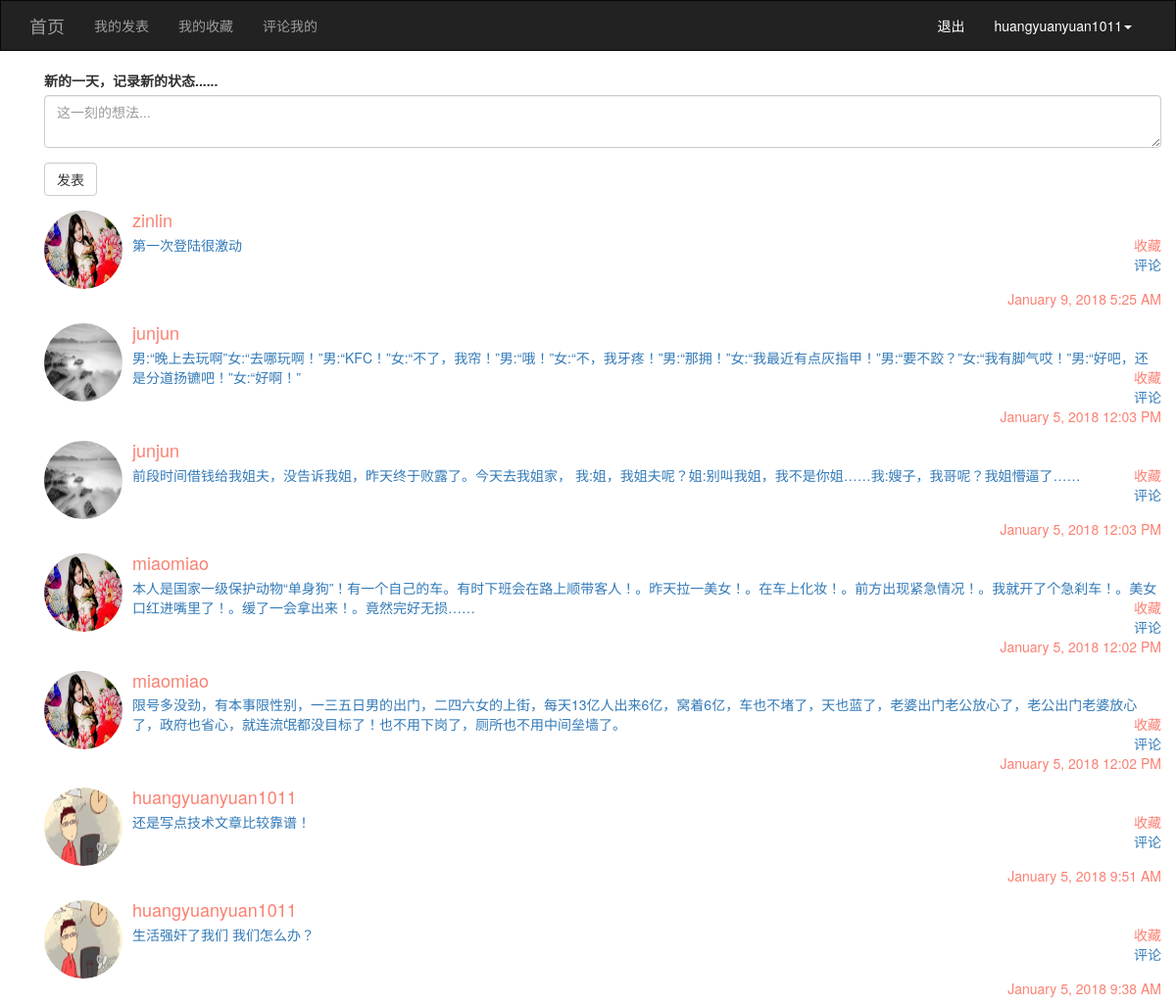
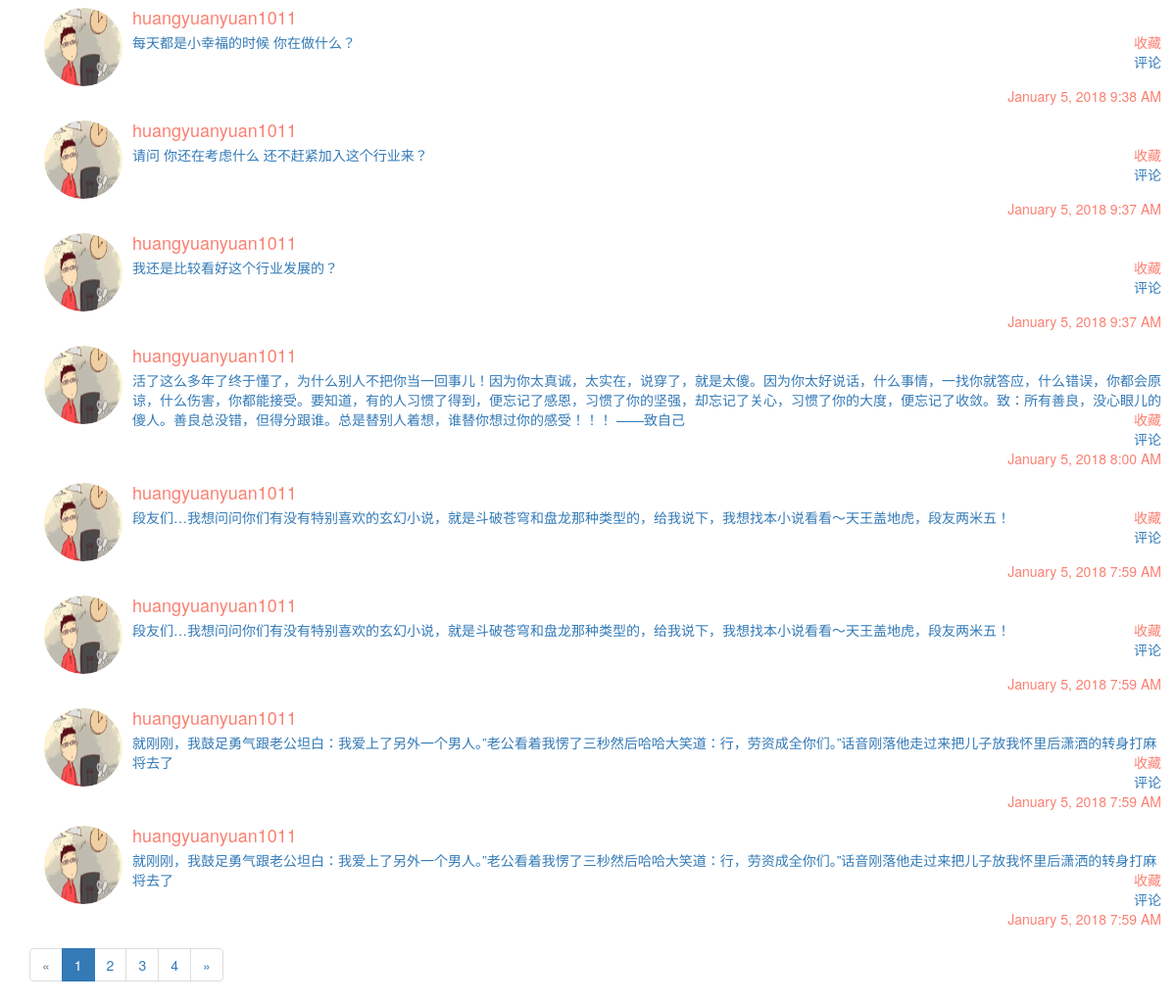
The page / (signed in) on the database its author committed (2 pictures, top to bottom).
### app/models/user.py (models this page shows, shortened)
class User(db.Model,UserMixin):
    __tablename__="users"
    id = db.Column(db.Integer,primary_key=True)
    username=db.Column(db.String(32),unique=True)
    password_hash=db.Column(db.String(128))
    email=db.Column(db.String(64),unique=True)
    confirm =db.Column(db.Boolean,default=False)
    icon = db.Column(db.String(64),default="default.jpg")
    posts = db.relationship('Posts',backref='user',lazy="dynamic")
    favorites = db.relationship('Posts',secondary="collections",
                                backref=db.backref("users", lazy="dynamic"), lazy="dynamic")
    @property
    def password(self):
        raise AttributeError('密码是不可读属性')
    def is_favorite(self,pid):
        favorites = self.favorites.all()
        posts=list(filter(lambda p: p.id==pid ,favorites))
        if len(posts)>0:
            return True
        return False

### app/models/posts.py (models this page shows)
class Posts(db.Model):
    __tablename__="posts"
    id = db.Column(db.Integer,primary_key=True)
    rid = db.Column(db.Integer,default=0,index=True)
    content = db.Column(db.Text)
    timestamp = db.Column(db.DateTime,default=datetime.utcnow)
    uid = db.Column(db.Integer,db.ForeignKey('users.id'))

### app/views/main.py (the view)
@main.route("/",methods=['POST','GET'])
@login_required
def index():
    form = PostForm()
    if form.validate_on_submit():
        u = current_user._get_current_object()
        p = Posts(content=form.content.data,user=u)
        db.session.add(p)
        return redirect(url_for('main.index'))
    page = request.args.get('page', 1, type=int)
    pagination = Posts.query.filter_by(rid=0).order_by(Posts.timestamp.desc()).paginate(page, per_page=15,
                                                                                        error_out=False)
    posts = pagination.items
    return render_template("main/index.html",form=form,posts=posts,pagination=pagination)

### app/forms/posts.py
class PostForm(FlaskForm):
    content = TextAreaField("新的一天，记录新的状态......",render_kw={"placeholder":"这一刻的想法..."},
                            validators=[Length(6,500,message="输入的字段限制在6--500字以内")])
    submit = SubmitField('发表')

### app/models/user.py (called while the page is built)
@login_manager.user_loader
def load_user(uid):
    return User.query.get(int(uid))

### app/templates/main/index.html (shortened to what this page needs)
{% extends "common/base.html" %}
{% from "common/macro.html" import pagination_show %}
{% block page_content %}
    <div class="container">
        {{ wtf.quick_form(form) }}
        {% for p in posts %}
            <div class="media">
                <div class="media-left">
                    <a href="#">
                        <img class="media-object" src="{{ url_for('static',filename = 'upload/'+p.user.icon) }}"
                             alt="头像" style="width: 80px; height: 80px;border-radius: 64px">
                    </a>
                </div>
                <div class="media-body">
                    <h4 class="media-heading" style="color: salmon">{{ p.user.username }}</h4>
                    <a href="{{ url_for('posts.comment', id=p.id) }}">{{ p.content }}</a>
                    {% if current_user.is_authenticated %}
                    <div class="collect"  url="{{ url_for('posts.collect',pid=p.id) }}" style=" color: salmon;cursor: pointer;float: right">{% if current_user.is_favorite(p.id) %}已收藏{% else %}收藏{% endif %}</div><br/>
                        <div style="color: salmon;cursor: pointer;float: right"><a href="{{ url_for('posts.comment',id=p.id) }}">评论</a></div><br/>
                    {% endif %}
                </div>
                <div style="float: right;color: salmon;cursor: pointer;"> {{ moment(p.timestamp).format('LLL') }}</div>
            </div>
        {% endfor %}
    </div>
{{ pagination_show(pagination,'main.index') }}
{% endblock %}

### app/templates/common/base.html (shortened to what this page needs)
{% extends "bootstrap/base.html" %}
{% import "bootstrap/wtf.html" as wtf %}
{% block navbar %}
    <nav class="navbar navbar-inverse" style="border-radius: 0px;">
        <div class="container">
            <div class="navbar-header">
                <a class="navbar-brand" href="{{ url_for('main.index') }}">首页</a>
            </div>
            <div class="collapse navbar-collapse">
                <ul class="nav navbar-nav">
                    <li><a href="{{ url_for('posts.mine_publish') }}">我的发表</a></li>
                    <li><a href="{{ url_for('posts.mine_collect') }}">我的收藏</a></li>
                    <li><a href="{{ url_for('posts.comment_my') }}">评论我的</a></li>
                </ul>
                <ul class="nav navbar-nav navbar-right">
                    {% if current_user.is_authenticated %}
                        <li><a style="color: white" href="{{ url_for('user.logout') }}">退出</a></li>
                        <li class="dropdown">
                            <a style="color: white" href="#" class="dropdown-toggle" data-toggle="dropdown"
                               role="button" aria-haspopup="true"
                               aria-expanded="false">{{ current_user.username }}<span class="caret"></span></a>
                            {% else %}
                        <li><a href="{{ url_for('user.register') }}">注册</a></li>
                        <li><a href="{{ url_for('user.login') }}">登录</a></li>
                    {% endif %}
                </ul>
            </div>
        </div>
    </nav>
{% endblock %}
{% block content %}
    <div class="container">
        {% block page_content %}默认内容{% endblock %}
    </div>
{% endblock %}

### app/templates/common/macro.html
{% macro pagination_show(pagination, endpoint) %}
    <nav aria-label="Page navigation">
        <ul class="pagination">
            <li {% if not pagination.has_prev %}class="disabled"{% endif %}>
                <a href="{% if pagination.has_prev %}{{ url_for(endpoint, page=pagination.prev_num, **kwargs) }}{% else %}#{% endif %}" aria-label="Previous">
                    <span aria-hidden="true">&laquo;</span>
                </a>
            </li>
            {% for p in pagination.iter_pages() %}
                {% if p %}
                    <li {% if pagination.page == p %}class="active"{% endif %}>
                        <a href="{{ url_for(endpoint, page=p, **kwargs) }}">{{ p }}</a></li>
                {% else %}
                    <li><a href="#">&hellip;</a></li>
                {% endif %}
            {% endfor %}
            <li {% if not pagination.has_next %}class="disabled"{% endif %}>
                <a href="{% if pagination.has_next %}{{ url_for(endpoint, page=pagination.next_num, **kwargs) }}{% else %}#{% endif %}" aria-label="Next">
                    <span aria-hidden="true">&raquo;</span>
                </a>
            </li>
        </ul>
    </nav>
{% endmacro %}

### rows shown on the page
User: username "huangyuanyuan1011"
Posts: icon (placeholder picture), user.username "zinlin", content "第一次登陆很激动", shows "收藏", timestamp "January 9, 2018 5:25 AM"
Posts: icon (picture), user.username "junjun", content "男:“晚上去玩啊”女:“去哪玩啊！”男:“KFC！”女:“不了，我帘！”男:“哦！”女:“不，我牙疼！”男:“那拥！”女:“我最近有点灰指甲！”男:“要不跤？”女:“我有脚气哎！”男:“好吧，还是分道扬镳吧！”女:“好啊！”", shows "收藏", timestamp "January 5, 2018 12:03 PM"
Posts: icon (picture), user.username "junjun", content "前段时间借钱给我姐夫，没告诉我姐，昨天终于败露了。今天去我姐家， 我:姐，我姐夫呢？姐:别叫我姐，我不是你姐……我:嫂子，我哥呢？我姐懵逼了……", shows "收藏", timestamp "January 5, 2018 12:03 PM"
Posts: icon (placeholder picture), user.username "miaomiao", content "本人是国家一级保护动物“单身狗”！有一个自己的车。有时下班会在路上顺带客人！。昨天拉一美女！。在车上化妆！。前方出现紧急情况！。我就开了个急刹车！。美女口红进嘴里了！。缓了一会拿出来！。竟然完好无损……", shows "收藏", timestamp "January 5, 2018 12:02 PM"
Posts: icon (placeholder picture), user.username "miaomiao", content "限号多没劲，有本事限性别，一三五日男的出门，二四六女的上街，每天13亿人出来6亿，窝着6亿，车也不堵了，天也蓝了，老婆出门老公放心了，老公出门老婆放心了，政府也省心，就连流氓都没目标了！也不用下岗了，厕所也不用中间垒墙了。", shows "收藏", timestamp "January 5, 2018 12:02 PM"
Posts: icon (picture), user.username "huangyuanyuan1011", content "还是写点技术文章比较靠谱！", shows "收藏", timestamp "January 5, 2018 9:51 AM"
Posts: icon (picture), user.username "huangyuanyuan1011", content "生活强奸了我们 我们怎么办？", shows "收藏", timestamp "January 5, 2018 9:38 AM"
Posts: icon (picture), user.username "huangyuanyuan1011", content "每天都是小幸福的时候 你在做什么？", shows "收藏", timestamp "January 5, 2018 9:38 AM"
Posts: icon (picture), user.username "huangyuanyuan1011", content "请问 你还在考虑什么 还不赶紧加入这个行业来？", shows "收藏", timestamp "January 5, 2018 9:37 AM"
Posts: icon (picture), user.username "huangyuanyuan1011", content "我还是比较看好这个行业发展的？", shows "收藏", timestamp "January 5, 2018 9:37 AM"
Posts: icon (picture), user.username "huangyuanyuan1011", content "活了这么多年了终于懂了，为什么别人不把你当一回事儿！因为你太真诚，太实在，说穿了，就是太傻。因为你太好说话，什么事情，一找你就答应，什么错误，你都会原谅，什么伤害，你都能接受。要知道，有的人习惯了得到，便忘记了感恩，习惯了你的坚强，却忘记了关心，习惯了你的大度，便忘记了收敛。致：所有善良，没心眼儿的傻人。善良总没错，但得分跟谁。总是替别人着想，谁替你想过你的感受！！！ ——致自己", shows "收藏", timestamp "January 5, 2018 8:00 AM"
Posts: icon (picture), user.username "huangyuanyuan1011", content "段友们…我想问问你们有没有特别喜欢的玄幻小说，就是斗破苍穹和盘龙那种类型的，给我说下，我想找本小说看看～天王盖地虎，段友两米五！", shows "收藏", timestamp "January 5, 2018 7:59 AM"
Posts: icon (picture), user.username "huangyuanyuan1011", content "段友们…我想问问你们有没有特别喜欢的玄幻小说，就是斗破苍穹和盘龙那种类型的，给我说下，我想找本小说看看～天王盖地虎，段友两米五！", shows "收藏", timestamp "January 5, 2018 7:59 AM"
Posts: icon (picture), user.username "huangyuanyuan1011", content "就刚刚，我鼓足勇气跟老公坦白：我爱上了另外一个男人。”老公看着我愣了三秒然后哈哈大笑道：行，劳资成全你们。”话音刚落他走过来把儿子放我怀里后潇洒的转身打麻将去了", shows "收藏", timestamp "January 5, 2018 7:59 AM"
Posts: icon (picture), user.username "huangyuanyuan1011", content "就刚刚，我鼓足勇气跟老公坦白：我爱上了另外一个男人。”老公看着我愣了三秒然后哈哈大笑道：行，劳资成全你们。”话音刚落他走过来把儿子放我怀里后潇洒的转身打麻将去了", shows "收藏", timestamp "January 5, 2018 7:59 AM"

### other values the page prints
{{ p }} "1" "2" "3" "4"
